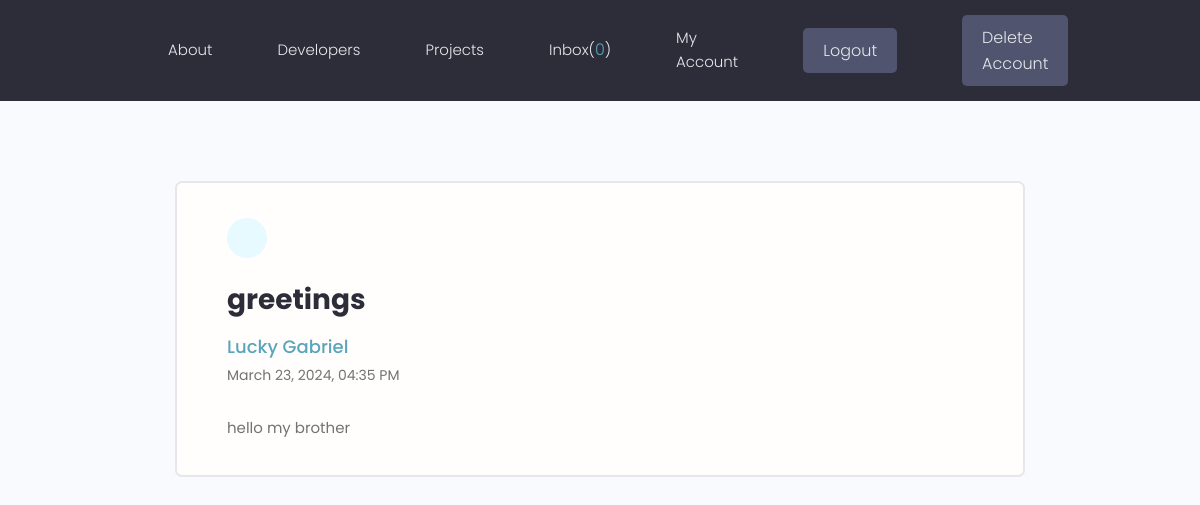
Screenshot of /read_message/18ccfa9e-9e44-4c1d-a381-0d377ce4b4b9 (signed in) with the database file from the repository.
### models/message.py (models this page shows, shortened)
class Message(BaseModel, Base):
    __tablename__ = 'messages'
    message = Column(Text, nullable=True)
    subject = Column(String(200), nullable=True)
    is_read = Column(Boolean, default=False)
    sender_id = Column(String(60), ForeignKey('users.id', ondelete='SET NULL'), nullable=True)
    sender = relationship('User', foreign_keys=[sender_id], backref='sent_messages')
    receiver_id = Column(String(60), ForeignKey('users.id', ondelete='SET NULL'), nullable=True)
    receiver = relationship('User', foreign_keys=[receiver_id], backref='received_messages')

### models/user.py (models this page shows, shortened)
class User(BaseModel, Base, UserMixin):
    __tablename__ = 'users'
    username = Column(String(150), nullable=False, unique=True)
    password = Column(String(150), nullable=False)
    email = Column(String(150), nullable=False)
    name = Column(String(150), nullable=False)
    is_staff = Column(Boolean, default=False)
    projects = relationship('Project', backref='user', cascade="all, delete-orphan")
    profile = relationship("Profile", uselist=False,
                           back_populates="user",
                           cascade="all, delete-orphan",
                           )
    @property
    def unread(self):
        messages = sorted(self.received_messages, key=lambda x: x.created_at, reverse=True)
        unread = sum(1 for message in messages if not message.is_read)
        return unread

### webdynamic/views/messages.py (the view)
@app_views.route('/read_message/<message_id>', methods=['GET', 'POST'], strict_slashes=False)
@login_required
def read_message(message_id):
    message = storage.get(Message, message_id)
    message.is_read = True
    message.save()
    return render_template('message.html', message=message)

### models/basemodel.py (called while the page is built)
    def save(self):
        from . import storage
        self.updated_at = datetime.utcnow()
        if self.__class__.__name__ == 'User':
            profile = self.profile
            profile.username = self.username
            profile.email=self.email
            profile.name=self.name
            storage.new(profile)
        elif self.__class__.__name__ == 'Profile':
            user = self.user
            user.username = self.username
            user.email=self.email
            user.name=self.name
            storage.new(user)
        storage.new(self)
        storage.save()

### models/engine/dbManager.py (called while the page is built)
    def new(self, obj):
        self.__session.add(obj)

    def save(self):
        self.__session.commit()

    def all(self, cls=None):
        new_dict = {}
        for clss in classes:
            if cls is None or cls is classes[clss] or cls is clss:
                objs = self.__session.query(classes[clss]).all()
                for obj in objs:
                    key = obj.__class__.__name__ + '.' + obj.id
                    new_dict[key] = obj
        return (new_dict)

    def get(self, cls, id):
        for obj in self.all(cls).values():
            if id == obj.id:
                return obj

### webdynamic/app.py (called while the page is built)
def linebreaksbr(value):
    return Markup(value.replace('\n', '<br>'))

@login_manager.user_loader
def load_user(user_id):
    user = storage.get(User, user_id)
    return user

@app.context_processor
def inject_user():
    return dict(current_user=current_user)

### webdynamic/templates/message.html (shortened to what this page needs)
{% extends 'main.html' %}
{% block content %}
  <main class="messagePage my-xl">
    <div class="content-box">
      <div class="message">
        <a class="backButton" href="inbox.html"></a>
        <h2 class="message__subject">{{message.subject}}</h4>
          <a href="{{url_for('app_views.profile', profile_id=message.sender.profile.id)}}" class="message__author">{{message.sender.name}}</a>
          <p class="message__date">{{message.created_at.strftime('%B %d, %Y, %I:%M %p') }}</p>
          <div class="message__body">
            {% if message.message %}
            {{message.message | linebreaksbr}}
            {% endif %}
          </div>
      </div>
    </div>
  </main>
{% endblock %}

### webdynamic/templates/navbar.html (shortened to what this page needs)
<header class="header">
    <div class="container container--narrow">
      <nav class="header__nav">
        <ul class="header__menu">
          <li class="header__menuItem"><a href="{{url_for('app_views.landingpage')}}">About</a></li>
          <li class="header__menuItem"><a href="{{url_for('app_views.profiles')}}">Developers</a></li>
          <li class="header__menuItem"><a href="{{ url_for('app_views.projects')}}">Projects</a></li>
          {% if current_user.is_authenticated %}
          <li class="header__menuItem"><a href="{{url_for('app_views.inbox')}}">Inbox(<span class="unrd">{{current_user.unread}}</span>)</a></li>
          <li class="header__menuItem"><a href="{{url_for('app_views.account')}}">My Account</a></li>
          <li class="header__menuItem"><a href="{{url_for('app_views.logout')}}" class="btn btn--sub">Logout</a></li>
          <li class="header__menuItem"><a href="{{url_for('app_views.delete_profile')}}" class="btn btn--sub">Delete Account</a></li>
          {% else %}
          <li class="header__menuItem"><a href="{{url_for('app_views.login')}}" class="btn btn--sub">Login/Sign Up</a></li>
          {% endif %}
        </ul>
      </nav>
    </div>
  </header>

### webdynamic/static/styles/app.css (style rules this page uses)
:root { --color-sub: #2d2d39; }
.btn--sub { background-color: var(--color-sub-light); }
.content-box { width: 95%; max-width: 85rem; margin: 0 auto; }
.header { position: sticky; z-index: 111; background-color: var(--color-sub); padding: 1.5rem 0; }
.header > .container { display: flex; justify-content: space-between; align-items: center; }
.header__nav > ul { display: inline-flex; align-items: center; list-style: none; gap: 6.5rem; }
.header__menuItem > a { color: var(--color-light); font-weight: 300; }
.inbox__title span, .unrd { color: var(--color-main); }
.message { padding: 2.5rem 0; }
.message > a { display: flex; gap: 1rem; }
.message__author, .message__date { flex-basis: 25%; }
.message__subject { flex-basis: 50%; }
.message__date { text-align: right; }
.messagePage .message { list-style: none; background: var(--color-white); padding: 3.5rem 5rem; border: 2px solid var(--color-light); border-radius: 0.7rem; }
.messagePage .message__subject { font-size: 2.8rem; color: var(--color-sub); margin-bottom: 1rem; margin-top: 2rem; }
.messagePage .message__author { font-size: 1.8rem; font-weight: 500; }
.messagePage .message__date { font-size: 1.4rem; font-weight: 400; text-align: left; margin-bottom: 3rem; }
.backButton { background: var(--color-main-light); color: var(--color-main); width: 4rem; height: 4rem; display: flex; align-items: center; justify-content: center; border-radius: 50%; }

### webdynamic/static/uikit/styles/modules/_variables.css (style rules this page uses)
:root { --color-main: #5aa5b9; --color-main-light: #e6faff; --color-sub: #3f4156; --color-sub-light: #51546e; --color-sub-lighter: #ededfd; --color-text: #737373; --color-gray: #8b8b8b; --color-light: #e5e7eb; --color-light-gray: #767676; --color-bg: #f8fafd; --color-white: #fffefd; --color-white-light: #f3f3f3; --color-success: #359e64; --color-success-bg: #def8e8; --color-error: #fc4b0b; --color-error-bg: #fff2ee; --font-base: 'Poppins', arial, helvetica, 'Segoe UI', roboto, ubuntu, sans-serif; --font-monospace: 'Fira Code', 'Courier New', courier, monospace; --font-regular: 300; --font-medium: 500; --font-bold: 700; --generic-shadow: 1px 1px 5px #00000010; --generic-transition: all 0.3s ease-in-out; }

### webdynamic/static/uikit/styles/modules/_base.css (style rules this page uses)
* { margin: 0; padding: 0; box-sizing: border-box; text-rendering: optimizeLegibility; color: inherit; font-size: inherit; }
html { font-size: 50%; }
@media only screen and (min-width: 480px) { html { font-size: 56.25%; } }
@media only screen and (min-width: 1200px) { html { font-size: 62.5%; } }
body { line-height: 1.6; font-weight: 400; font-size: 1.5rem; color: var(--color-text); background-color: var(--color-bg); min-height: 100vh; }

### webdynamic/static/uikit/styles/modules/_typography.css (style rules this page uses)
* { font-family: var(--font-base); }
h2 { font-size: 3.6rem; font-weight: var(--font-bold); }
p, span, strong { font-size: 1.6rem; color: var(--color-text); font-weight: var(--font-regular); }
a { padding-bottom: 2px; text-decoration: none; display: inline-block; color: var(--color-main); font-weight: var(--font-medium); }

### webdynamic/static/uikit/styles/modules/_utilities.css (style rules this page uses)
.container { width: 92%; max-width: 165rem; margin: 0 auto; box-sizing: border-box; }
.container--narrow { width: 92%; max-width: 120rem; }
@media screen and (min-width: 1000px) { .container { width: 90%; } }
@media screen and (min-width: 1000px) { .container--narrow { width: 85%; } }
@media screen and (min-width: 1200px) { .container { width: 80%; } }
@media screen and (min-width: 1200px) { .container--narrow { width: 72%; } }
.my-xl { margin: 8rem auto; }

### webdynamic/static/uikit/styles/modules/_button.css (style rules this page uses)
.btn { display: inline-block; position: relative; cursor: pointer; background-color: var(--color-light); font-weight: var(--font-medium); color: var(--color-sub); text-decoration: none; padding: 1rem 2rem; border-radius: 0.5rem; border: none; width: -webkit-fit-content; width: -moz-fit-content; width: fit-content; height: -webkit-fit-content; height: -moz-fit-content; height: fit-content; font-size: 1.6rem; outline-width: 0; outline-color: transparent; -webkit-backface-visibility: hidden; backface-visibility: hidden; transition: all 0.3s ease-in-out; }
.btn--sub { background-color: var(--color-sub); color: var(--color-white); }

### rows the page displays
Message: unread "0", subject "greetings", created_at "March 23, 2024, 04:35 PM", message "hello my brother"
User: sender.name "Lucky Gabriel"
